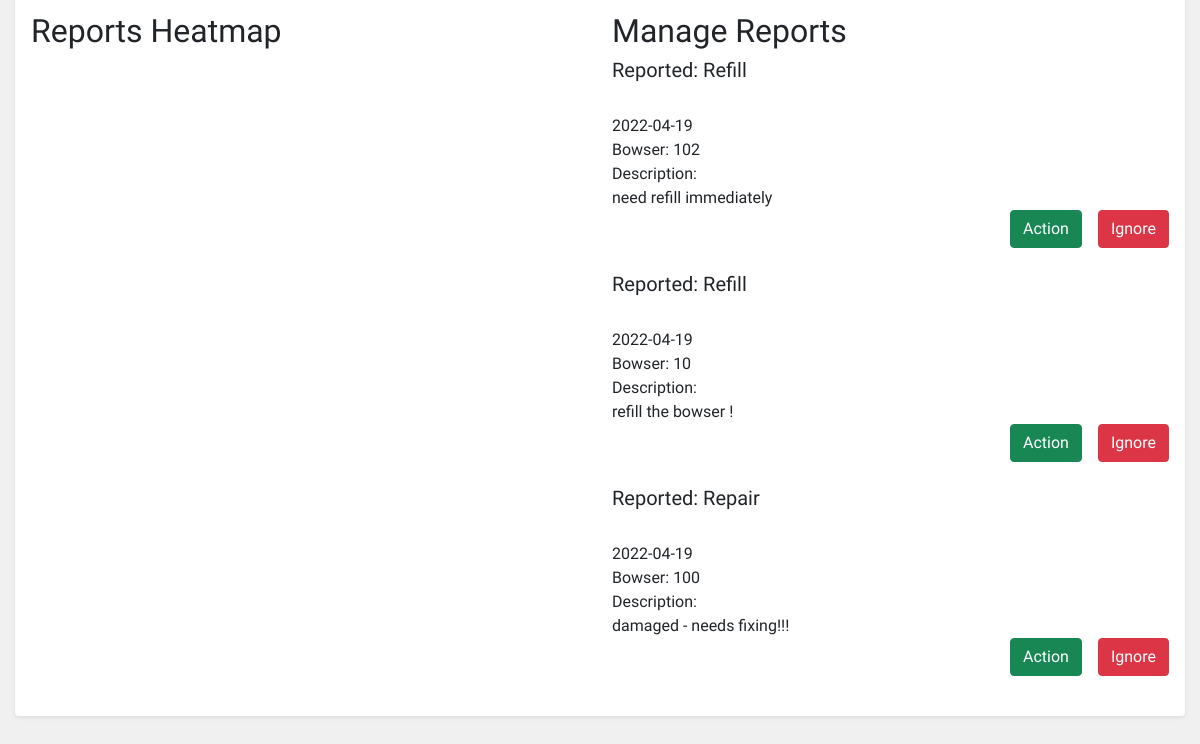
Before: /operations/reports.php with the older database file.
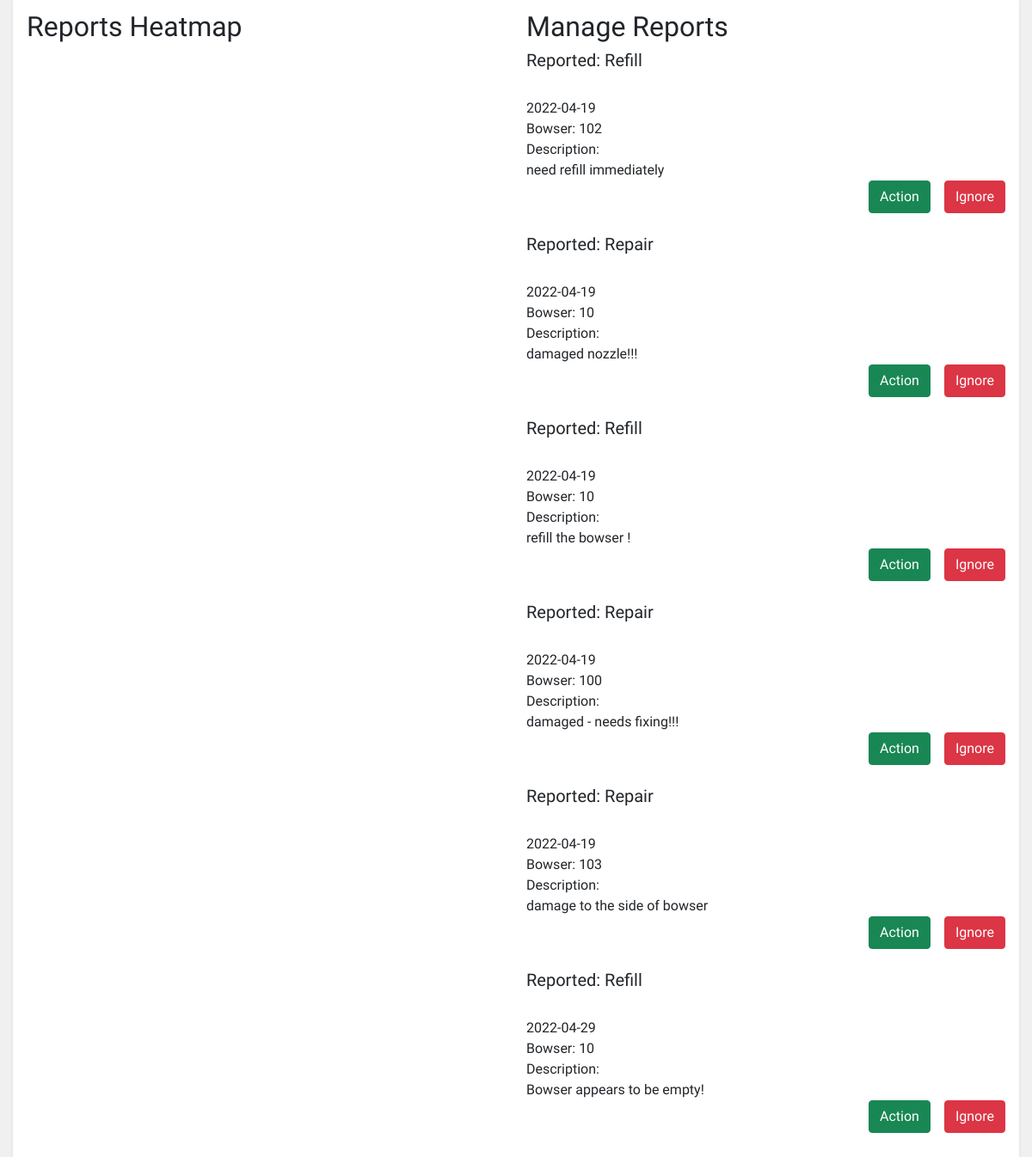
After: the same page with the newer database file.
### tables this page shows
CREATE TABLE `tbl_reports` (
  `Report_ID` int(11) NOT NULL AUTO_INCREMENT,
  `Report_Type` int(11) DEFAULT NULL,
  `Bowser_ID` int(11) DEFAULT NULL,
  `Description` longtext DEFAULT NULL,
  `User_ID` int(11) DEFAULT NULL,
  `Date` timestamp NOT NULL DEFAULT current_timestamp() ON UPDATE current_timestamp(),
  `Status` varchar(100) NOT NULL,
  PRIMARY KEY (`Report_ID`)
);

### operations/reports.php (the view, shortened to what this page needs)
<!doctype html>
<html>
<head>
    <link rel="stylesheet" href="../global/global.css" type="text/css">
    <link rel="stylesheet" href="https://cdnjs.cloudflare.com/ajax/libs/font-awesome/4.7.0/css/font-awesome.min.css">
    <link rel="stylesheet" href="https://cdnjs.cloudflare.com/ajax/libs/jqueryui/1.12.1/jquery-ui.css" />
    <link href="https://cdn.jsdelivr.net/npm/bootstrap@5.1.1/dist/css/bootstrap.min.css" rel="stylesheet">
    <link rel="stylesheet" href="../global/global.css" type="text/css">
</head>
<body>
<div class="upperPage">
    <div class="shadow-sm p-3 mb-5 bg-body rounded">
        <div class="row">
            <div class="col">
                <div class="heatmap">
                    <h2>Reports Heatmap</h2>
                    <div id="map"></div>
                </div>
            </div>
            <div class="col">
                <div class="manageReports">
                    <h2>Manage Reports</h2>
                    <?php
                    $connection = OpenConnection();
                    $sql = "SELECT * FROM `tbl_reports` WHERE Status ='Pending'";
                    $result = mysqli_query($connection, $sql);
                    while($rows = mysqli_fetch_assoc($result)) {
                        $reportType = $rows['Report_Type'];
                        $bowserID = $rows['Bowser_ID'];
                        $description = $rows['Description'];
                        $date = $rows['Date'];
                        $date = substr($date, 0,-8);
                        switch($reportType){
                            case 1:
                                $reportString = "Refill";
                                break;
                            case 2:
                                $reportString = "Repair";
                                break;
                        }
                        echo '<form method="post" action="actionReportsDAO.php" >';
                        ?>
                        <?php
                        echo "<h5>Reported: ".$reportString."</h5><br />";
                        echo $date;
                        echo "<br />Bowser: ".$bowserID;
                        echo "<br />Description: <br />".$description;
                        echo '    <br />
                       <div class="d-grid gap-2 d-md-flex justify-content-md-end">
                          <button class="btn btn-success me-md-2" type="submit" name="acceptButton" value="Accept">Action</button>
                          <button class="btn btn-danger" type="submit" name="denyButton" value="Deny">Ignore</button>
                        </div>
                ';
                        echo "</form>";
                        echo "<br />";
                    }
                    ?>
                </div>
            </div>
            </div>
        </div>
    </div>
            <br /><br />
</body>
</html>

### global/global.css (style rules this page uses)
body { font-family: "Comfortaa", cursive; margin: 0px; background-color: whitesmoke; }
.upperPage { background-color: rgb(240, 240, 240); border-radius: 5px; padding: 15px; margin-top: -35px; }
#map { height: 400px; }

Changed rows visible on the page:
now on this page (row edited): tbl_reports: Report_Type "Repair", Date "2022-04-19", Bowser_ID "10", Description "damaged nozzle!!!"
now on this page (row edited): tbl_reports: Report_Type "Repair", Date "2022-04-19", Bowser_ID "103", Description "damage to the side of bowser"
added tbl_reports: Report_Type "Refill", Date "2022-04-29", Bowser_ID "10", Description "Bowser appears to be empty!"
